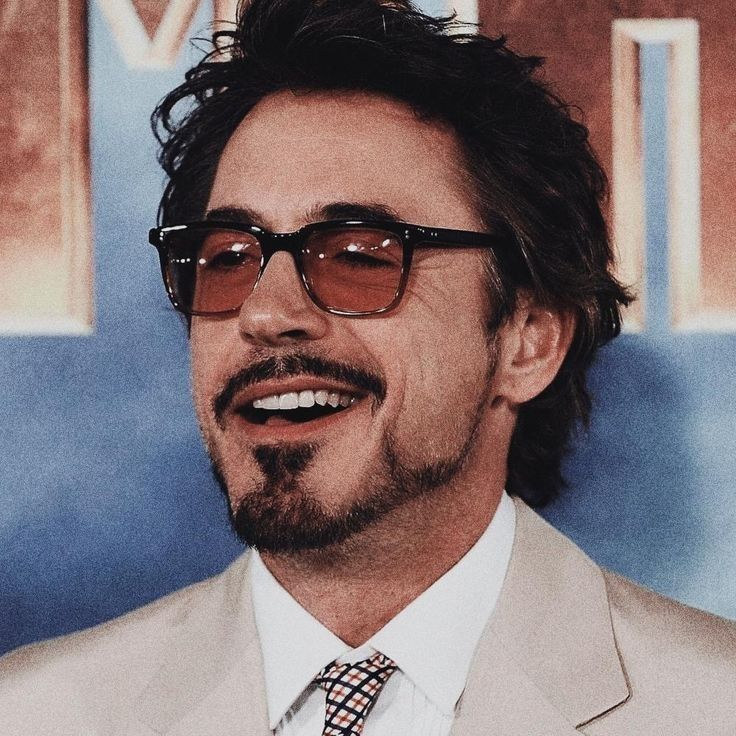
#> input picture photos/tony2.jpeg, 736 x 736 px
$ python contours.py
#> lines starting #> are read from the running program, lines starting #| are printed output that depends on the picture; after the words box and inside, x2 and y2 are one past the last pixel; in counts of white or black regions, pixels touching at a corner belong together
import cv2 as cv
import numpy as np

img=cv.imread('photos/tony2.jpeg')
#> img is the input picture: shape (736, 736, 3); mean B, G, R 117.8, 115.3, 129.9
# cv.imshow('Original Image', img)

blank = np.zeros(img.shape,dtype='uint8')
# cv.imshow('Blank Image', blank)

gray=cv.cvtColor(img,cv.COLOR_BGR2GRAY)
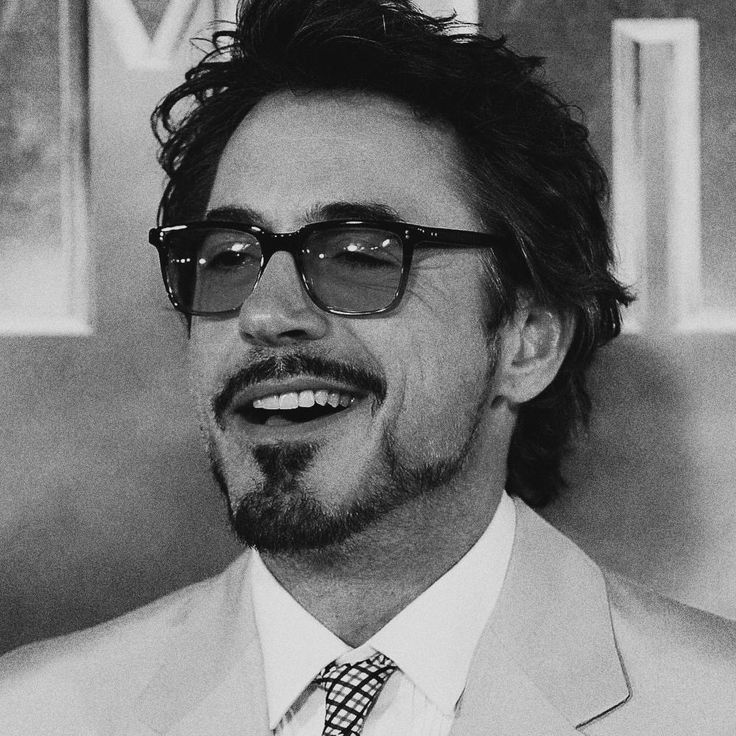
#> gray: shape (736, 736); min 0, max 254, mean 120
# cv.imshow('Gray Image', gray)

blur=cv.GaussianBlur(gray,(5,5),cv.BORDER_DEFAULT)
# cv.imshow('Blurred Image', blur)

canny=cv.Canny(img,125,175)
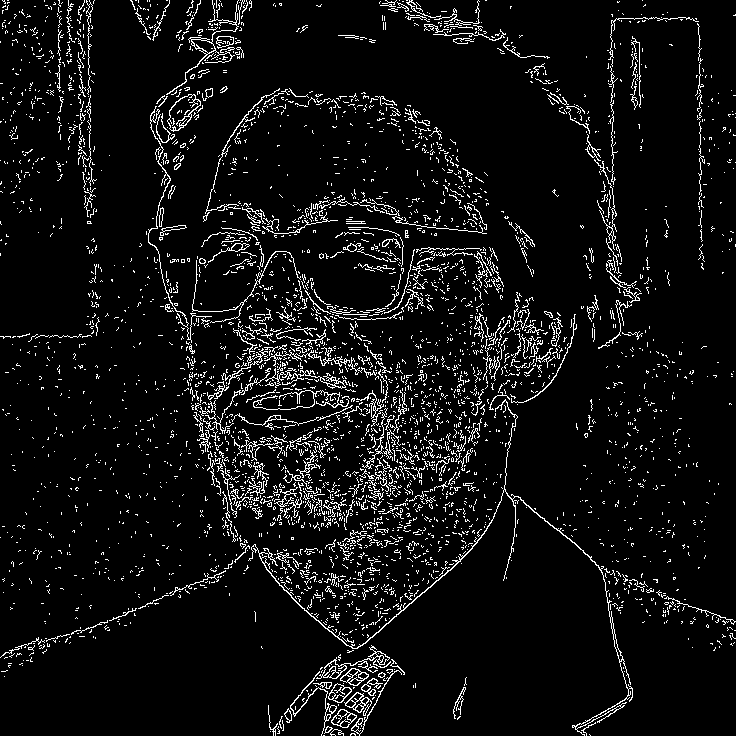
#> canny: shape (736, 736); 6.4% white in thin lines or dots
cv.imshow('Canny Edges', canny)

ret,thresh=cv.threshold(gray,125,255,cv.THRESH_BINARY)
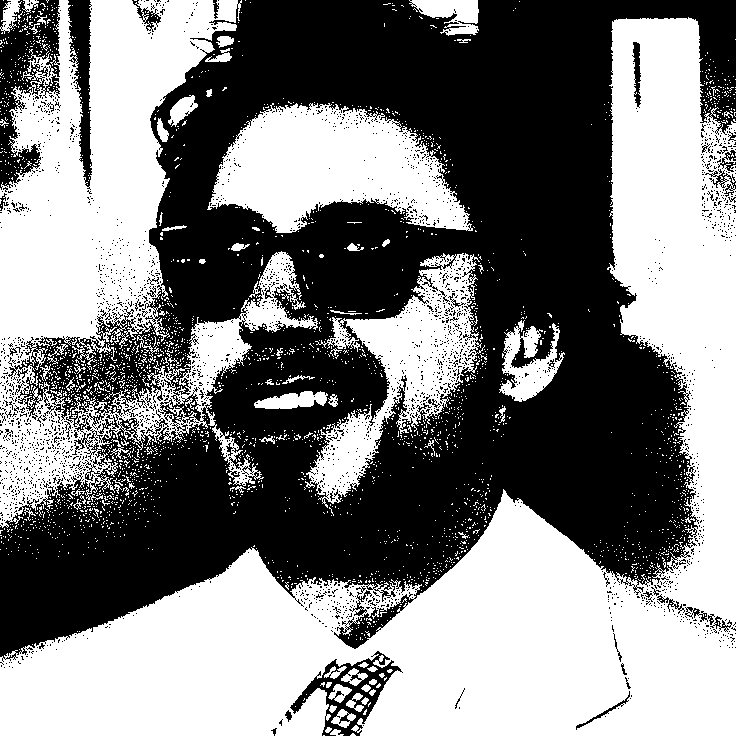
#> thresh: shape (736, 736); 50.2% white; 2600 black regions (2554 under 20 px)
# cv.imshow('Thresholded Image', thresh)

countours, hierarchies = cv.findContours(thresh, cv.RETR_LIST, cv.CHAIN_APPROX_SIMPLE)
#> countours = 7283 contours, 7118 with area under 20; largest, box (x1, y1, x2, y2) and area: (0, 17, 736, 736) 155917, (0, 0, 318, 528) 69529, (207, 103, 473, 233) 21112, (305, 253, 485, 508) 15738, (499, 320, 565, 402) 2368
print(f'Number of contours found: {len(countours)}')
#| Number of contours found: 7283

cv.drawContours(blank,countours,-1,(0,0,255),thickness=2)
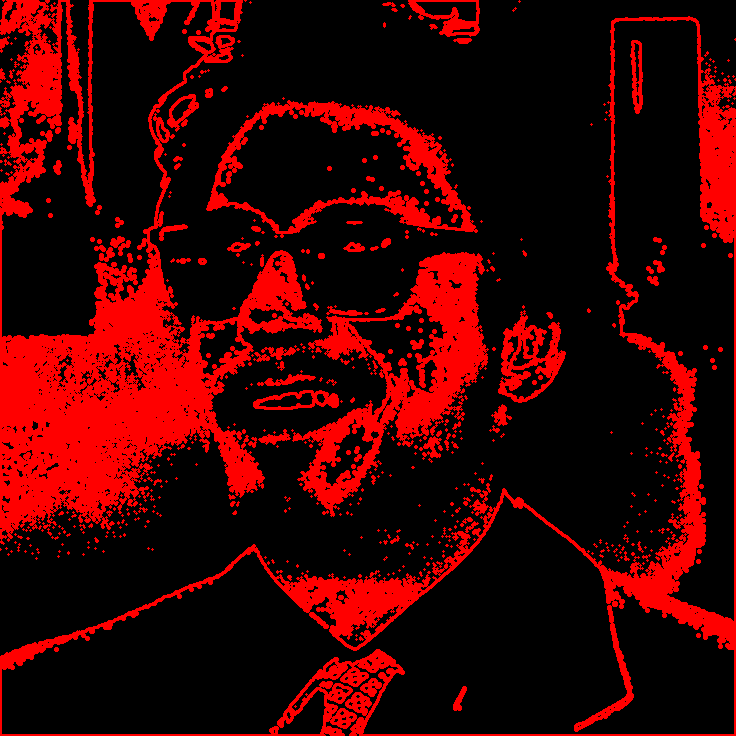
#> blank: shape (736, 736, 3); mean of channels 0, 1, 2 0, 0, 60.2; drawn as B, G, R
cv.imshow('Contours', blank)

cv.waitKey(0)
